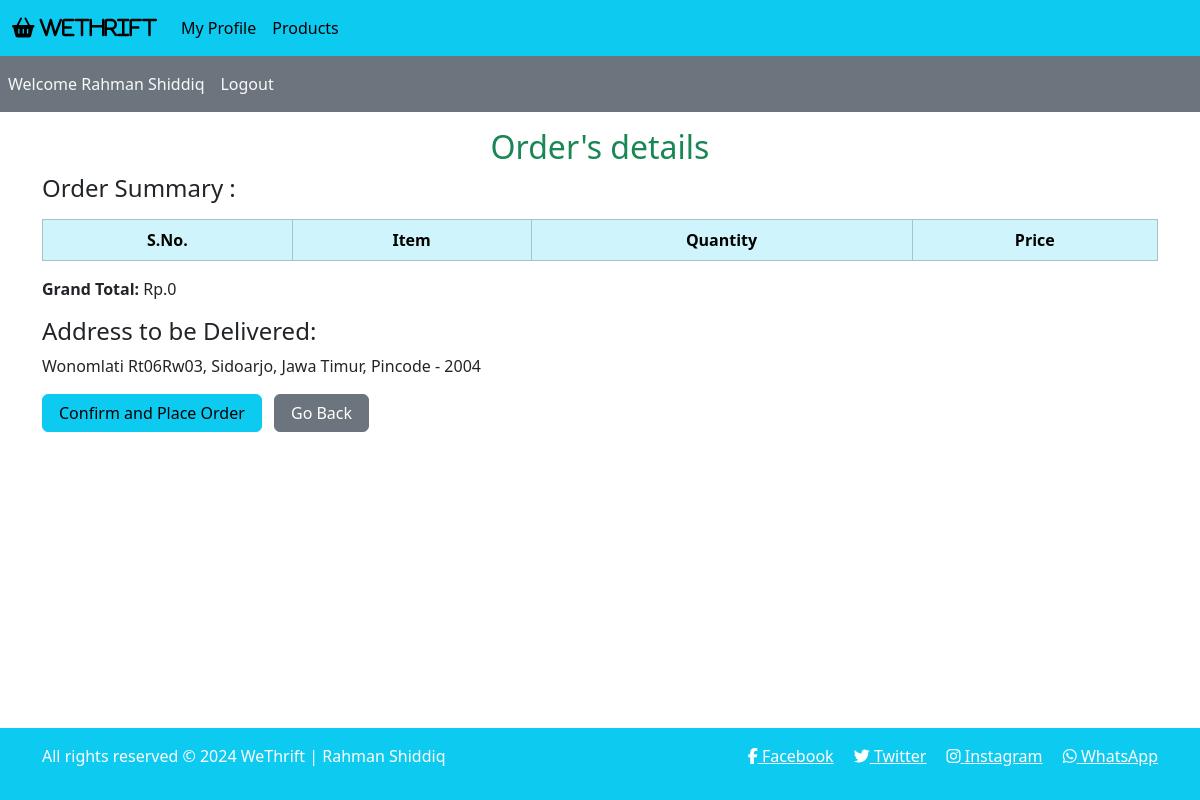
The page /customer_mode/checkout.php?customer_id=51 on the database its author committed.
### tables this page shows
CREATE TABLE `customer` (
  `customerID` int(11) NOT NULL,
  `first_name` varchar(50) NOT NULL,
  `last_name` varchar(50) DEFAULT NULL,
  `address_street` varchar(100) NOT NULL,
  `address_city` varchar(50) NOT NULL,
  `address_state` varchar(50) NOT NULL,
  `pincode` int(11) NOT NULL,
  `phone_no` bigint(20) NOT NULL,
  `email` varchar(100) NOT NULL,
  `password` varchar(50) NOT NULL,
  `dob` date NOT NULL,
  `age` int(11) DEFAULT 0,
  `gender` varchar(10) DEFAULT NULL
);

### functions/common_function.php (called while the page is built, shortened)
<?php
include ('../includes/connect.php');
function total_cart($cust_id)
{
    global $con;
    $user_id = $cust_id;
    $total = 0;
    $select_cart = "SELECT * FROM addstocart WHERE customerID = '$user_id'";
    $result_cart = mysqli_query($con, $select_cart);
    return $total;
}
        ?>

### customer_mode/checkout.php (the view, shortened to what this page needs)
<?php
include ('../functions/common_function.php');
include ('busystatus_trigger.php');
if (isset ($_GET['customer_id'])) {
    $cust_id = $_GET['customer_id'];
    $get_data = "SELECT * FROM customer WHERE customerID = $cust_id;";
    $result_get = mysqli_query($con, $get_data);
    $row_data = mysqli_fetch_assoc($result_get);
    $cust_id = $row_data["customerID"];
    $cust_fname = $row_data['first_name'];
    $cust_lname = $row_data['last_name'];
    $street = $row_data['address_street'];
    $city = $row_data['address_city'];
    $state = $row_data['address_state'];
    $pincode = $row_data['pincode'];
    if ($cust_lname === null) {
        $cust_name = $cust_fname;
    } else {
        $cust_name = $cust_fname . ' ' . $cust_lname;
    }
    $totalPrice = total_cart($cust_id);
    $cust_address = $street . ', ' . $city . ', ' . $state . ', Pincode - ' . $pincode;
}
?>
<!DOCTYPE html>
<html lang="en">
<head>
    <link href="https://cdn.jsdelivr.net/npm/bootstrap@5.3.3/dist/css/bootstrap.min.css" rel="stylesheet"
>
    <link rel="stylesheet" href="https://cdnjs.cloudflare.com/ajax/libs/font-awesome/6.5.1/css/all.min.css"
 />
    <link rel="stylesheet" href="../style.css">
</head>
<body>
    <div class="container-fluid p-0">
        <nav class="navbar navbar-expand-lg bg-info">
            <div class="container-fluid">
                <a class="navbar-brand" href="#"><i class="fa fa-shopping-basket" aria-hidden="true"> WeThrift</i></a>
                <div class="collapse navbar-collapse" id="navbarSupportedContent">
                    <ul class="navbar-nav me-auto mb-2 mb-lg-0">
                        <li class="nav-item">
                            <a class="nav-link active" aria-current="page"
                                href='profile_page.php?customer_id=<?php echo "$cust_id"; ?>'>My Profile</a>
                        </li>
                        <li class="nav-item">
                            <a class="nav-link active"
                                href='index.php?customer_id=<?php echo "$cust_id"; ?>'>Products</a>
                        </li>
                    </ul>
                </div>
            </div>
        </nav>
        <nav class="navbar navbar-expand-lg navbar-dark bg-secondary">
            <ul class="navbar-nav me-auto">
                <li class="nav-item">
                    <a class="nav-link text-light" href="">Welcome
                        <?php echo "$cust_name"; ?>
                    </a>
                </li>
                <li class="nav-item">
                    <a class="nav-link text-light" href="../start.php">Logout</a>
                </li>
            </ul>
        </nav>
        <div class="container my-3">
            <h2 class="text-center text-success mt-3">Order's details</h2>
            <h4>Order Summary :</h4>
            <table class="table table-bordered mt-3">
                <thead class="table-info text-center text-white">
                    <tr>
                        <th>S.No.</th>
                        <th>Item</th>
                        <th>Quantity</th>
                        <th>Price</th>
                    </tr>
                </thead>
            </table>
            <p><strong>Grand Total:</strong>
                <?php echo "Rp.$totalPrice"; ?>
            </p>
            <h4>Address to be Delivered:</h4>
            <p>
                <?php echo $cust_address; ?>
            </p>
            <form action="place_order.php?customer_id=<?php echo $cust_id; ?>" method="post">
                <input type="submit" name="confirm_order" class="btn btn-info mb-3 px-3" value="Confirm and Place Order">
                <a href='index.php?customer_id=<?php echo "$cust_id"; ?>' class="btn btn-secondary mb-3 px-3 mx-2">Go Back</a>
            </form>
        </div>
        <?php
        include ("../includes/footer.php");
        ?>
    </div>
</body>
</html>

### style.css (style rules this page uses)
* { margin: 0; padding: 0; box-sizing: border-box; }

### customer_mode/checkout.php (style rules this page uses)
body { overflow-x: hidden; }

### includes/footer.php (style rules this page uses)
body { margin: 0; padding: 0; min-height: 100vh; position: relative; }

### rows shown on the page
customer: cust_name "Rahman Shiddiq", cust_address "Wonomlati Rt06Rw03, Sidoarjo, Jawa Timur, Pincode - 2004"

### other values the page prints
$totalPrice "0"
